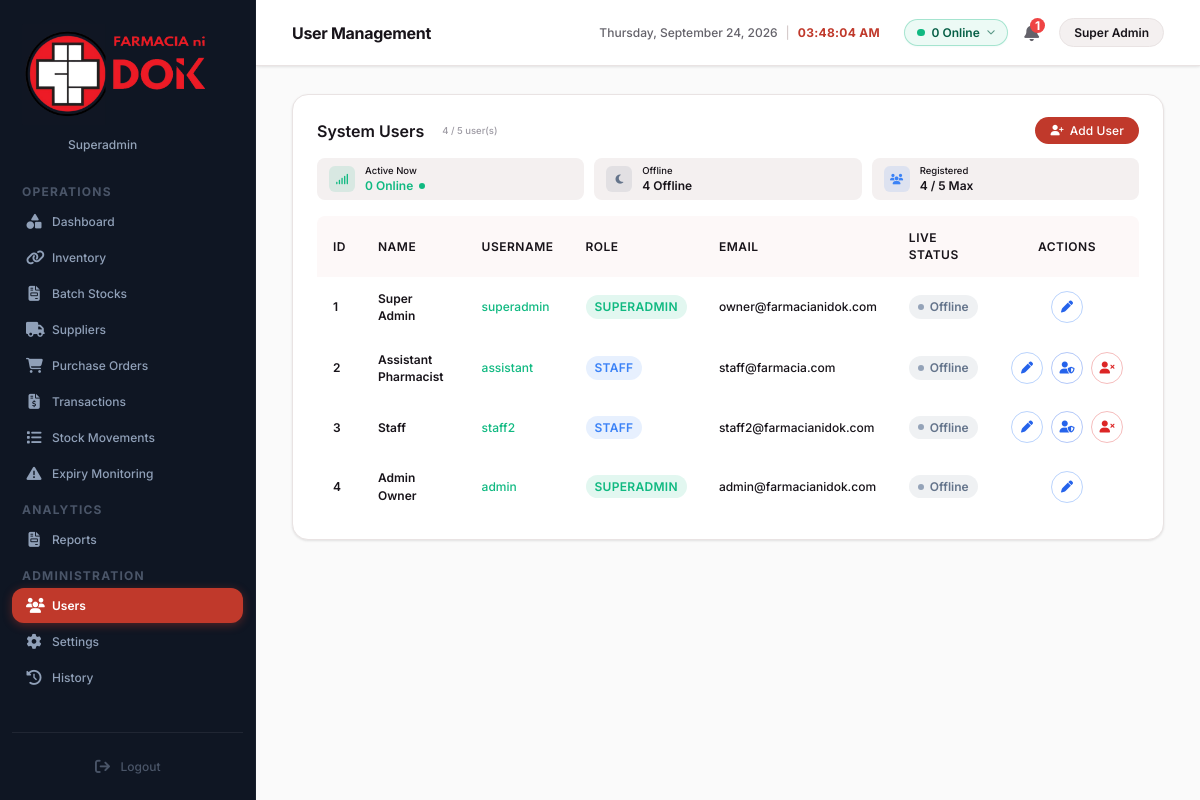
The page /users (signed in) on the database as committed earlier.
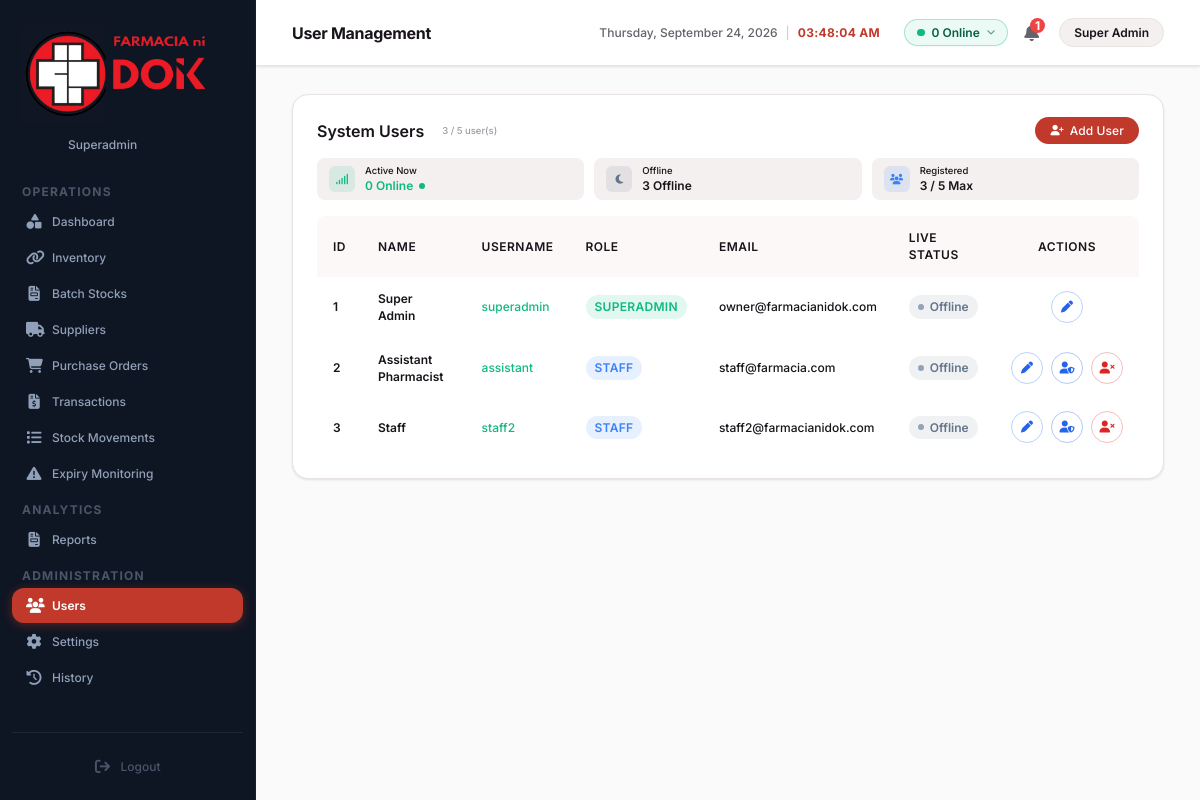
The same page on the database as committed later.
### tables this page shows
CREATE TABLE users (
            id INTEGER PRIMARY KEY AUTOINCREMENT,
            username TEXT NOT NULL UNIQUE,
            password TEXT NOT NULL,
            role TEXT NOT NULL,
            name TEXT NOT NULL,
            user_id TEXT,
            contact TEXT,
            email TEXT,
            license_no TEXT,
            joined_date TEXT,
            address TEXT
        , permissions TEXT DEFAULT NULL, is_online INTEGER DEFAULT 0, last_login TEXT DEFAULT NULL, last_logout TEXT DEFAULT NULL, last_seen TEXT DEFAULT NULL, is_active INTEGER DEFAULT 1, deactivated_at TEXT DEFAULT NULL);

### app.py (the view, shortened to what this page needs)
@app.route('/users', methods=['GET', 'POST'])
def users():
    if session.get('role') == 'Staff':
        return redirect(url_for('dashboard'))
    conn = get_db_connection()
    now_ph = get_current_ph_time().replace(tzinfo=None)
    try:
        trashed_users = conn.execute("SELECT id, username, name, role, deactivated_at FROM users WHERE is_active = 0 AND deactivated_at IS NOT NULL").fetchall()
        conn.commit()
    except Exception as e:
        print("User auto-purge error:", e)
    raw_users = conn.execute('SELECT * FROM users').fetchall()
    users_list = []
    online_count = 0
    deactivated_count = 0
    all_perm_keys = [p['key'] for cat in PERMISSION_CATALOG for p in cat['permissions']]
    for u in raw_users:
        u_dict = dict(u)
        is_computed_online = False
        is_active = u_dict.get('is_active', 1)
        if is_active == 0:
            deactivated_count += 1
            deact_str = u_dict.get('deactivated_at')
            if deact_str:
                deact_dt = parse_dt_safe(deact_str)
                days_left = max(0, 30 - (now_ph - deact_dt).days) if deact_dt else 30
            else:
                days_left = 30
            u_dict['days_remaining'] = days_left
            is_computed_online = False
        else:
            is_computed_online = compute_user_online_status(u_dict, now_ph)
            if is_computed_online:
                online_count += 1
        u_dict['computed_online'] = is_computed_online
        user_role = u_dict.get('role', '')
        if user_role in ['Superadmin', 'Owner / Pharmacist'] or 'Super' in user_role or 'Owner' in user_role:
            effective_perms = all_perm_keys
        else:
            perms_raw = u_dict.get('permissions')
            if perms_raw is None or perms_raw == '*':
                effective_perms = list(DEFAULT_STAFF_PERMISSIONS)
            else:
                try:
                    parsed_perms = json.loads(perms_raw) if isinstance(perms_raw, str) else (perms_raw or [])
                    effective_perms = parsed_perms if isinstance(parsed_perms, list) else list(DEFAULT_STAFF_PERMISSIONS)
                except Exception:
                    effective_perms = list(DEFAULT_STAFF_PERMISSIONS)
        u_dict['effective_perms'] = effective_perms
        u_dict['perm_count'] = len(effective_perms)
        u_dict['perms_json'] = json.dumps(effective_perms)
        users_list.append(u_dict)
    total_users = len(users_list)
    active_users = total_users - deactivated_count
    offline_count = max(0, active_users - online_count)
    conn.close()
    return render_template('users.html', users=users_list, online_count=online_count, offline_count=offline_count, total_users=total_users, deactivated_count=deactivated_count, active_page='users', all_perm_keys=all_perm_keys)

### app.py (called while the page is built, shortened)
def has_permission(perm_key):
    role = session.get('role', '')
    if role in ['Superadmin', 'Owner / Pharmacist'] or 'Super' in role or 'Owner' in role:
        return True

def get_current_ph_time():
    try:
        import zoneinfo
        tz = zoneinfo.ZoneInfo('Asia/Manila')
        return datetime.now(tz)
    except Exception:
        tz = timezone(timedelta(hours=8))
        return datetime.now(tz)

def parse_dt_safe(dt_str):
    if not dt_str:
        return None
    for fmt in ('%Y-%m-%d %H:%M:%S', '%Y-%m-%d %I:%M:%S %p', '%Y-%m-%d %I:%M %p', '%Y-%m-%d %H:%M', '%Y-%m-%dT%H:%M:%S'):
        try:
            return datetime.strptime(str(dt_str).strip(), fmt)
        except (ValueError, TypeError):
            continue
    return None

def get_local_ip():
    try:
        s = socket.socket(socket.AF_INET, socket.SOCK_DGRAM)
        s.connect(('8.8.8.8', 80))
        ip = s.getsockname()[0]
        s.close()
        return ip
    except Exception:
        return '127.0.0.1'

@app.context_processor
def inject_system_info():
    return {'local_ip': get_local_ip()}

### database.py (called while the page is built)
def get_db_connection():
    conn = sqlite3.connect(get_db_path())
    conn.row_factory = sqlite3.Row
    return conn

### templates/users.html (shortened to what the changed rows need)
{% extends 'base.html' %}
{% block title %}User Management{% endblock %}
{% block content %}
<div class="panel">
    <div class="panel-header" style="display: flex; flex-direction: column; gap: 14px; align-items: stretch; margin-bottom: 16px;">
        <div style="display: flex; justify-content: space-between; align-items: center;">
            <div style="display: flex; align-items: center; gap: 10px;">
                <h3 style="font-weight: 600; color: var(--text-dark); margin: 0; font-size: 15px;">System Users</h3>
                <span class="list-count-badge" style="font-size: 10.5px; padding: 2px 8px;">
                    {{ total_users or (users | length) }} / 5 user(s)
                </span>
            </div>
        </div>
        <div style="display: flex; gap: 10px; flex-wrap: wrap;">
            <div class="session-card">
                <div>
                    <div style="font-size: 9.5px; font-weight: 500; color: var(--text-gray);">Offline</div>
                    <div id="live-offline-count" style="font-size: 12px; font-weight: 600; color: var(--text-dark); margin-top: 2px;">
                    </div>
                </div>
            </div>
            <div class="session-card">
                <div>
                    <div style="font-size: 9.5px; font-weight: 500; color: var(--text-gray);">Registered</div>
                    <div id="live-total-count" style="font-size: 12px; font-weight: 600; color: var(--text-dark); margin-top: 2px;">
                    </div>
                </div>
            </div>
        </div>
    </div>
    <div style="overflow-x: auto; margin-top: 14px;">
        <table class="users-table">
            <thead>
                <tr>
                    <th style="width: 45px;">ID</th>
                    <th>Name</th>
                    <th>Username</th>
                    <th>Role</th>
                    <th>Email</th>
                    <th>Live Status</th>
                    <th style="text-align: center;">Actions</th>
                </tr>
            </thead>
            <tbody>
                {% for u in users %}
                <tr id="user-row-{{ u.id }}">
                    <td style="font-weight: 600; font-size: 11.5px; color: var(--text-dark);">{{ loop.index }}<span style="display: none;">{{ u.id }}|{{ u.user_id }}</span></td>
                    <td style="font-weight: 600; font-size: 12px; color: var(--text-dark);">{{ u.name }}</td>
                    <td style="font-weight: 500; font-size: 11.5px; color: #10b981;"><span style="display: none;">@{{ u.username }}</span>{{ u.username }}</td>
                    <td>
                        {% if u.role in ['Superadmin', 'Owner / Pharmacist'] or 'Super' in u.role or 'Owner' in u.role %}
                        <span class="role-badge role-badge-superadmin">Superadmin</span>
                        {% elif u.role in ['Admin', 'Administrator'] %}
                        <span class="role-badge role-badge-admin">Admin</span>
                        {% elif u.role == 'Staff' %}
                        <span class="role-badge role-badge-staff">Staff</span>
                        {% else %}
                        <span class="role-badge role-badge-staff">{{ u.role }}</span>
                        {% endif %}
                    </td>
                    <td style="font-size: 11.5px; color: var(--text-dark);">{{ u.email if u.email else '—' }}</td>
                    <td id="user-status-{{ u.id }}">
                    </td>
                    <td style="text-align: center;">
                        <div style="display: flex; gap: 8px; justify-content: center; align-items: center;">
                            <button type="button" class="btn-icon-circle btn-edit" title="Edit User" onclick="openEditUserModal('{{ u.id }}', '{{ u.name }}', '{{ u.username }}', '{{ u.password }}', '{{ u.role }}', '{{ u.contact }}', '{{ u.email }}', '{{ u.joined_date }}')">
                                <i class="fa-solid fa-pen"></i>
                            </button>
                            {% if u.role not in ['Superadmin', 'Owner / Pharmacist'] and 'Super' not in u.role and 'Owner' not in u.role %}
                            <button type="button" class="btn-icon-circle btn-permissions" onclick="openPermissionsModal('{{ u.id }}', '{{ u.name|e }}', '{{ u.username|e }}', '{{ u.role|e }}', {{ u.perms_json }})" title="Role Permissions">
                                <i class="fa-solid fa-user-shield"></i>
                            </button>
                            {% endif %}
                            {% if u.role not in ['Superadmin', 'Owner / Pharmacist'] and 'Super' not in u.role and 'Owner' not in u.role %}
                            <form action="{{ url_for('toggle_user_status', user_id=u.id) }}" method="POST" style="margin: 0; display: inline;">
                                {% if u.is_active == 0 %}
                                <button type="submit" class="btn-icon-circle btn-receive" title="Activate" onclick="return confirmAction(event, 'Reactivate user {{ u.name }}?')">
                                    <i class="fa-solid fa-user-check"></i>
                                </button>
                                {% else %}
                                <button type="submit" class="btn-icon-circle btn-delete" title="Deactivate" onclick="return confirmAction(event, 'Deactivate user {{ u.name }}? Account will be permanently deleted after 30 days.')">
                                    <i class="fa-solid fa-user-xmark"></i>
                                </button>
                                {% endif %}
                            </form>
                            {% endif %}
                        </div>
                    </td>
                </tr>
                {% endfor %}
            </tbody>
        </table>
    </div>
</div>
{% endblock %}

### templates/base.html (shortened to what the changed rows need)
<!DOCTYPE html>
<html lang="en">
<head>
    <link rel="stylesheet" href="{{ url_for('static', filename='css/style.css') }}">
    <link rel="stylesheet" href="https://cdnjs.cloudflare.com/ajax/libs/font-awesome/6.4.0/css/all.min.css">
</head>
<body>
    <div class="app-container">
        <main class="main-content">
            <header class="header">
                <h1 class="header-title">{% block title %}{% endblock %}</h1>
                <div style="display: flex; align-items: center; gap: 24px;">
                    <div style="display: flex; align-items: center; gap: 16px;">
                        <div class="header-profile" style="position: relative;">
                    <div class="profile-info">
                        <span class="profile-name">
                            {{ session.get('name', session.get('role', 'User')) }}
                        </span>
                    </div>
                </div>
                </div>
            </header>
            <div class="content-wrapper">
                {% block content %}{% endblock %}
            </div>
        </main>
    </div>
</body>
</html>

Rows that differ between the two databases and show on the page:
removed users: name "Admin Owner", username "admin", role "SUPERADMIN", email "admin@farmacianidok.com"
Other text that changed with them:
{{ total_users or (users | length) }}: "4" → "3"
text written by a page script: "4 Offline" → "3 Offline"
text written by a page script: "4 / 5 Max" → "3 / 5 Max"
